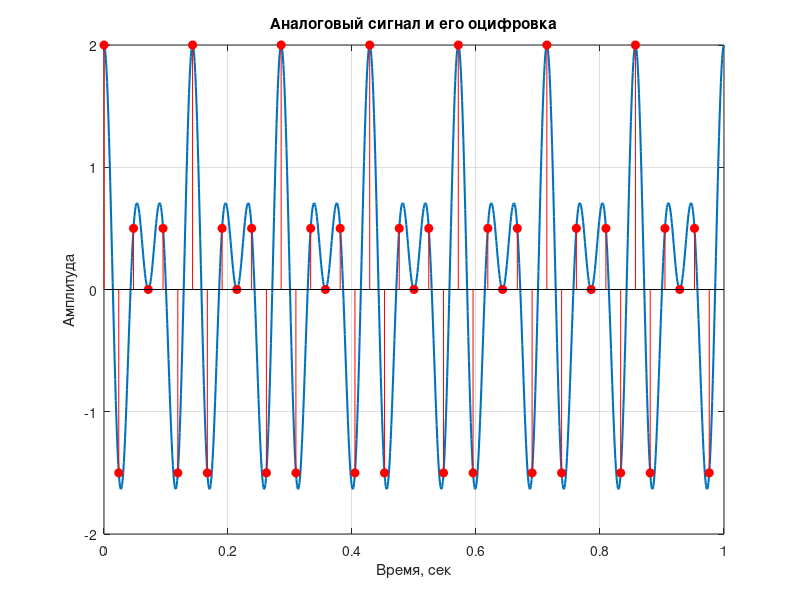

MATLAB code for this plot:
% Исходные параметры
Fs = 42;              % Гц
Ts = 1/Fs;            % Период дискретизации
t_digital = 0:Ts:1-Ts; % Временные точки для 1 секунды
f = 7;
t = linspace(0, 1, 1000); 
w = 1200; % ширина окна
h = 400; % высота окна

y = cos(4*pi*f*t) + cos(6*pi*f*t);

% Оцифрованный сигнал
y_digital = cos(4*pi*f*t_digital) + cos(6*pi*f*t_digital);
y_digital(:)

% Визуализация
figure('Position', [(1920-w)/2, (1080-h)/2, w, h], 'MenuBar', 'none', 'ToolBar', 'none');
plot(t, y, 'LineWidth', 1.5);
hold on;
stem(t_digital, y_digital, 'filled', 'r');
title('Аналоговый сигнал и его оцифровка');
xlabel('Время, сек');
ylabel('Амплитуда');
grid on;